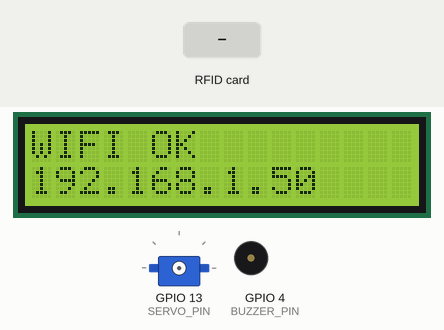
This sketch was run on a simulated ESP32. Shown: 16×2 character LCD, servo, buzzer (waves = sounding, pin HIGH). Inputs (shaded band) come from the test bench. WiFi joins after 1.5 s; servers stay silent unless stated; uploads are accepted with an empty reply; pins used as bus, display or sensor lines are not drawn.

Above: at 1.7 s.
At 3.9 s:
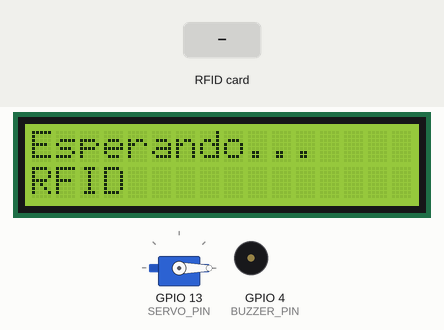
4.0 s: RFID card 85 59 10 78 held to the reader
At 5.6 s:
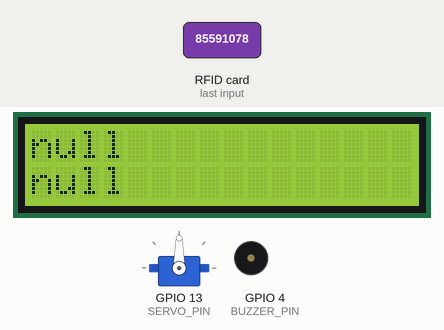
10.4 s: RFID card 5E 7A 19 C4 held to the reader
At 11.5 s:
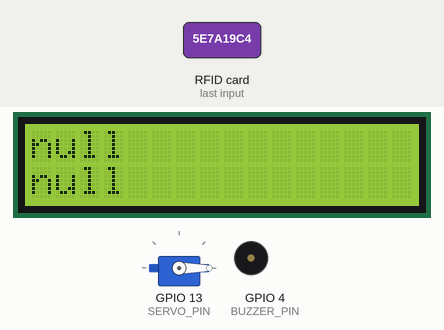
Timing chart, 0 to 13.4 s (numbered marks = the images above; inputs shaded):
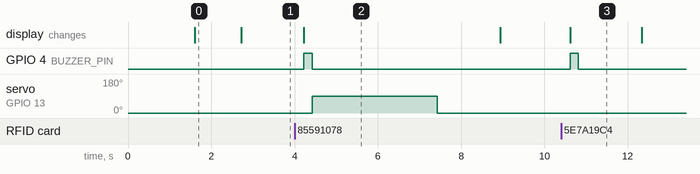

The sketch:

Codigo_Control_RFID.ino
```cpp
#include <SPI.h>
#include <MFRC522.h>
#include <Wire.h>
#include <LiquidCrystal_I2C.h>
#include <ESP32Servo.h>
#include <WiFi.h>
#include <HTTPClient.h>
#include <ArduinoJson.h>

// ======================================
// CONFIG WIFI
// ======================================
const char* ssid     = "HONOR Magic7 Lite";
const char* password = "85591078";
String serverURL     = "http://10.212.226.52:5000/rfid";
String serverEstado  = "http://10.212.226.52:5000/puesto";

// ======================================
// UART2 – Arduino Maestro
// ======================================
#define RXp2 16
#define TXp2 17
String buffer = "";

// Estado de pines 2–11
String estadoPuesto[12];

// Variables nuevas
int puestoEsperado = -1;   // Lo que dice el backend
int puestoDetectado = -1;  // Lo que envía Arduino

// ======================================
// RFID
// ======================================
#define RST_PIN 2
#define SCK_PIN 18
#define MISO_PIN 19
#define MOSI_PIN 23
#define SS_IN   5
#define SS_OUT  15

MFRC522 rfidEntrada(SS_IN, RST_PIN);
MFRC522 rfidSalida(SS_OUT, RST_PIN);

// ======================================
// LCD
// ======================================
LiquidCrystal_I2C lcd(0x27, 16, 2);

// ======================================
// SERVO / BUZZER
// ======================================
#define SERVO_PIN 13
#define BUZZER_PIN 4
Servo barrera;

// ======================================
// FUNCIONES GENERALES
// ======================================
void lcdMsg(String l1, String l2) {
  lcd.clear();
  lcd.setCursor(0,0);
  lcd.print(l1.substring(0,16));
  lcd.setCursor(0,1);
  lcd.print(l2.substring(0,16));
}

void beep(int ms) {
  digitalWrite(BUZZER_PIN, HIGH);
  delay(ms);
  digitalWrite(BUZZER_PIN, LOW);
}

void levantarBarrera() {
  barrera.write(90);
  delay(3000);
  barrera.write(0);
}

void mostrarEspera() {
  lcdMsg("Esperando...", "RFID");
}

// ======================================
// ENVÍO A SERVIDOR – OCUPAR PUESTO
// ======================================
void marcarPuestoOcupado(int puesto) {
  if (WiFi.status() != WL_CONNECTED) return;

  HTTPClient http;
  http.begin(serverEstado);
  http.addHeader("Content-Type", "application/json");

  String json = "{\"puesto\":" + String(puesto) + ",\"estado\":\"OCUPADO\"}";

  int code = http.POST(json);
  http.end();

  Serial.print("Marcado puesto ");
  Serial.print(puesto);
  Serial.print(" como ocupado. Respuesta: ");
  Serial.println(code);
}

// ======================================
// PROCESAR MENSAJE DEL ARDUINO
// ======================================
void procesarLinea(String linea) {
  linea.trim();
  if (!linea.startsWith("PIN")) return;

  int sep = linea.indexOf(':');
  if (sep < 0) return;

  int pin = linea.substring(4, sep).toInt();
  String mensaje = linea.substring(sep + 2);

  estadoPuesto[pin] = mensaje;

  Serial.print("[ESP32] Sensor ");
  Serial.print(pin);
  Serial.print(" → ");
  Serial.println(mensaje);

  // ---------------------------------------------------
  // Si sensor indica VEHÍCULO o MOTO detectada
  // ---------------------------------------------------
  if (mensaje.indexOf("Vehiculo detectado") >= 0 || mensaje.indexOf("Moto detectada") >= 0) {

    puestoDetectado = pin;

    // Caso: no hay reserva (ningún puesto asignado)
    if (puestoEsperado == -1) {
      lcdMsg("Vehiculo", "sin reserva");
      return;
    }

    // CASO 1: Correcto
    if (puestoDetectado == puestoEsperado) {
      lcdMsg("Puesto correcto", "Ocupando...");
      marcarPuestoOcupado(puestoDetectado);
      puestoEsperado = -1;  // se libera la reserva
    }

    // CASO 2: Incorrecto
    else {
      lcdMsg("Puesto INCORRECTO", "Debe ir al " + String(puestoEsperado));
      beep(300);
      // Nota: No limpiar puestoEsperado para seguir mostrando mensaje
    }
  }

  // ---------------------------------------------------
  // Si el vehículo salió
  // ---------------------------------------------------
  else if (mensaje.indexOf("Salio vehiculo") >= 0 || mensaje.indexOf("Salida Moto") >= 0) {
    if (puestoDetectado == pin) {
      Serial.print("Vehiculo/moto salió del puesto ");
      Serial.println(pin);
      estadoPuesto[pin] = "Libre";

      // Solo liberar puestoEsperado si el vehículo correcto salió
      if (pin == puestoEsperado) {
        puestoEsperado = -1;

      }
    }
  }
}


// ======================================
// LEER RFID
// ======================================
bool leerRFID(MFRC522 &lector, uint64_t &uidNum, int ssPin) {
  digitalWrite(SS_IN, HIGH);
  digitalWrite(SS_OUT, HIGH);
  digitalWrite(ssPin, LOW);

  if (!lector.PICC_IsNewCardPresent()) { digitalWrite(ssPin,HIGH); return false; }
  if (!lector.PICC_ReadCardSerial())   { digitalWrite(ssPin,HIGH); return false; }

  uidNum = 0;
  for (byte i = 0; i < lector.uid.size; i++)
    uidNum = (uidNum << 8) | lector.uid.uidByte[i];

  lector.PICC_HaltA();
  lector.PCD_StopCrypto1();
  digitalWrite(ssPin, HIGH);
  return true;
}

// ======================================
// PROCESAR UID CON SERVIDOR
// ======================================
void procesarUID(String tipo, uint64_t uid) {
    if (WiFi.status() != WL_CONNECTED) return;

    HTTPClient http;
    http.begin(serverURL);
    http.addHeader("Content-Type","application/json");

    String json = "{\"tipo\":\"" + tipo + "\",\"uid\":\"" + String(uid) + "\"}";
    int httpCode = http.POST(json);
    if (httpCode <= 0) { http.end(); return; }

    String resp = http.getString();
    http.end();

    StaticJsonDocument<256> doc;
    deserializeJson(doc, resp);

    String line1 = doc["line1"];
    String line2 = doc["line2"];

    lcdMsg(line1, line2);

    // Detectar puesto asignado si existe
    bool autorizado = false;
    if (line2.indexOf("Puesto") >= 0) {
        int pos = line2.indexOf("Puesto ") + 7;
        puestoEsperado = line2.substring(pos).toInt();
        Serial.print("Puesto esperado: "); Serial.println(puestoEsperado);
        autorizado = true;
    }

    if (line1.indexOf("Bienvenido") >= 0 || tipo == "OUT") {
        autorizado = true;
    }

    beep(200);

    // Levantar barrera si autorizado
    if (autorizado) {
        levantarBarrera();
    }

    delay(1500);
    mostrarEspera();
}

// ======================================
// SETUP
// ======================================
void setup() {
  Serial.begin(115200);
  Serial2.begin(9600, SERIAL_8N1, RXp2, TXp2);

  WiFi.begin(ssid, password);
  lcd.init();
  lcd.backlight();
  lcdMsg("Conectando...", "");

  while (WiFi.status() != WL_CONNECTED) delay(500);

  lcdMsg("WIFI OK", WiFi.localIP().toString());
  delay(1000);

  SPI.begin(SCK_PIN, MISO_PIN, MOSI_PIN);
  pinMode(SS_IN, OUTPUT);
  pinMode(SS_OUT, OUTPUT);
  digitalWrite(SS_IN, HIGH);
  digitalWrite(SS_OUT, HIGH);

  rfidEntrada.PCD_Init();
  rfidSalida.PCD_Init();

  pinMode(BUZZER_PIN, OUTPUT);
  barrera.attach(SERVO_PIN);
  barrera.write(0);

  mostrarEspera();
}

// ======================================
// LOOP
// ======================================
void loop() {
  // ----------------------------
  // RFID Entrada
  // ----------------------------
  uint64_t uid = 0;
  if (leerRFID(rfidEntrada, uid, SS_IN)) {
    procesarUID("IN", uid);
  }

  // ----------------------------
  // RFID Salida
  // ----------------------------
  if (leerRFID(rfidSalida, uid, SS_OUT)) {
    procesarUID("OUT", uid);
  }

  // ----------------------------
  // Lectura Arduino por UART2
  // ----------------------------
  while (Serial2.available()) {
    char c = Serial2.read();

    if (c == '\n') {
      procesarLinea(buffer);
      buffer = "";
    } else buffer += c;
  }
}
```

Measured:
- after the input at 4.0 s, GPIO 4 (BUZZER_PIN): LOW → HIGH after 0.22 s, → LOW 0.20 s later; servo on GPIO 13 (SERVO_PIN): 0° → 90° after 0.42 s, → 0° 3.0 s later; the display: changes after 0.22 s (image 2)
- after the input at 10.4 s, GPIO 4 (BUZZER_PIN): LOW → HIGH after 0.22 s, → LOW 0.20 s later; the display: changes after 0.22 s (image 3)
- what the display in image 0 shows lasts 1.1 s, from 1.6 s to 2.7 s
- what the display in image 2 shows lasts 4.7 s, from 4.2 s to 8.9 s
- what the display in image 3 shows lasts 1.7 s, from 10.6 s to 12.3 s
